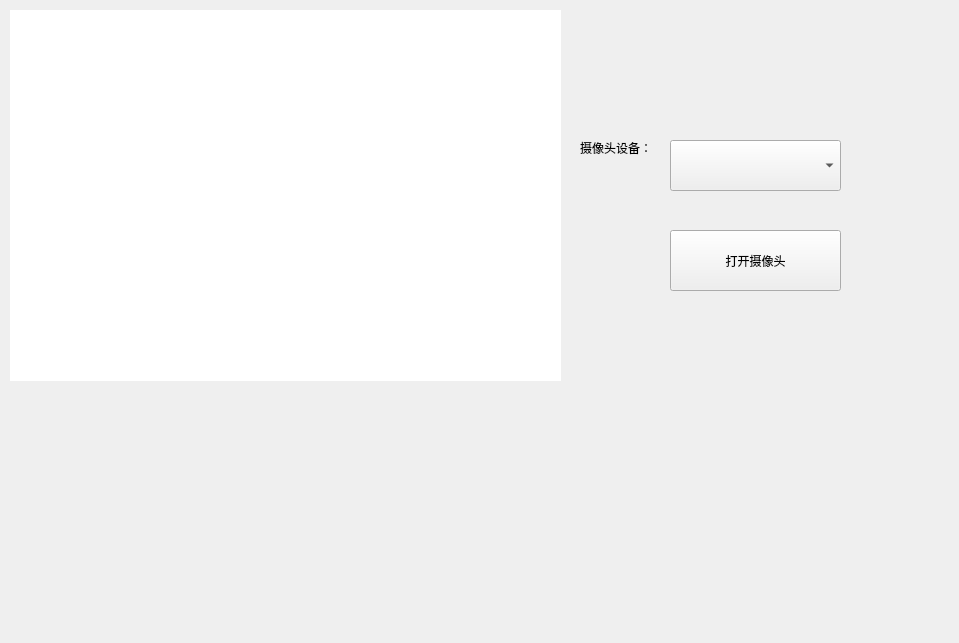
<?xml version="1.0" encoding="UTF-8"?>
<ui version="4.0">
 <class>Widget</class>
 <widget class="QWidget" name="Widget">
  <property name="geometry">
   <rect>
    <x>0</x>
    <y>0</y>
    <width>959</width>
    <height>643</height>
   </rect>
  </property>
  <property name="windowTitle">
   <string>Widget</string>
  </property>
  <widget class="QLabel" name="video">
   <property name="geometry">
    <rect>
     <x>10</x>
     <y>10</y>
     <width>551</width>
     <height>371</height>
    </rect>
   </property>
   <property name="font">
    <font>
     <family>Agency FB</family>
    </font>
   </property>
   <property name="styleSheet">
    <string notr="true">background-color: rgb(255, 255, 255);</string>
   </property>
   <property name="text">
    <string/>
   </property>
  </widget>
  <widget class="QPushButton" name="open">
   <property name="geometry">
    <rect>
     <x>670</x>
     <y>230</y>
     <width>171</width>
     <height>61</height>
    </rect>
   </property>
   <property name="text">
    <string>打开摄像头</string>
   </property>
  </widget>
  <widget class="QComboBox" name="comboBox">
   <property name="geometry">
    <rect>
     <x>670</x>
     <y>140</y>
     <width>171</width>
     <height>51</height>
    </rect>
   </property>
   <property name="font">
    <font>
     <family>Agency FB</family>
    </font>
   </property>
  </widget>
  <widget class="QLabel" name="label">
   <property name="geometry">
    <rect>
     <x>580</x>
     <y>140</y>
     <width>91</width>
     <height>16</height>
    </rect>
   </property>
   <property name="text">
    <string>摄像头设备：</string>
   </property>
  </widget>
 </widget>
 <resources/>
 <connections/>
</ui>
